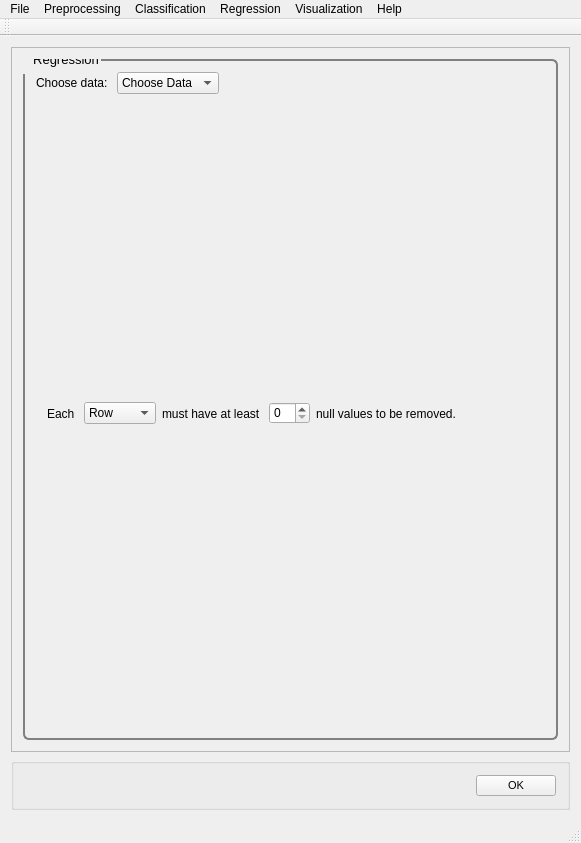
<?xml version="1.0" encoding="UTF-8"?>
<ui version="4.0">
 <class>MainWindow</class>
 <widget class="QMainWindow" name="MainWindow">
  <property name="geometry">
   <rect>
    <x>0</x>
    <y>0</y>
    <width>581</width>
    <height>843</height>
   </rect>
  </property>
  <property name="windowTitle">
   <string>PYSAT</string>
  </property>
  <widget class="QWidget" name="centralWidget">
   <layout class="QVBoxLayout" name="verticalLayout_9">
    <item>
     <widget class="QScrollArea" name="scrollArea">
      <property name="widgetResizable">
       <bool>true</bool>
      </property>
      <widget class="QWidget" name="scrollAreaWidgetContents_2">
       <property name="geometry">
        <rect>
         <x>0</x>
         <y>0</y>
         <width>557</width>
         <height>695</height>
        </rect>
       </property>
       <property name="font">
        <font>
         <pointsize>8</pointsize>
        </font>
       </property>
       <property name="styleSheet">
        <string notr="true">QGroupBox {
  border: 2px solid gray;
  border-radius: 6px;
  margin-top: 0.5em;
}

QGroupBox::title {

  padding-top: -14px;
  padding-left: 8px;
}
</string>
       </property>
       <layout class="QVBoxLayout" name="verticalLayout_8">
        <item>
         <widget class="QGroupBox" name="removenull">
          <property name="font">
           <font>
            <pointsize>10</pointsize>
           </font>
          </property>
          <property name="title">
           <string>Regression</string>
          </property>
          <layout class="QVBoxLayout" name="verticalLayout">
           <item>
            <layout class="QVBoxLayout" name="removenull_vlayout">
             <item>
              <layout class="QHBoxLayout" name="removenull_choosedata_hlayout">
               <item>
                <widget class="QLabel" name="removenull_choosedata_label">
                 <property name="text">
                  <string>Choose data: </string>
                 </property>
                </widget>
               </item>
               <item>
                <widget class="QComboBox" name="removenull_choosedata">
                 <property name="iconSize">
                  <size>
                   <width>50</width>
                   <height>20</height>
                  </size>
                 </property>
                 <item>
                  <property name="text">
                   <string>Choose Data</string>
                  </property>
                 </item>
                 <item>
                  <property name="text">
                   <string>Known Data</string>
                  </property>
                 </item>
                </widget>
               </item>
               <item>
                <spacer name="removenull_choosedata_spacer">
                 <property name="orientation">
                  <enum>Qt::Horizontal</enum>
                 </property>
                 <property name="sizeHint" stdset="0">
                  <size>
                   <width>40</width>
                   <height>20</height>
                  </size>
                 </property>
                </spacer>
               </item>
              </layout>
             </item>
             <item>
              <widget class="QWidget" name="removenull_widget" native="true">
               <property name="minimumSize">
                <size>
                 <width>0</width>
                 <height>0</height>
                </size>
               </property>
               <layout class="QHBoxLayout" name="horizontalLayout_2">
                <item>
                 <widget class="QLabel" name="start_of_sentence">
                  <property name="text">
                   <string>Each </string>
                  </property>
                 </widget>
                </item>
                <item>
                 <widget class="QComboBox" name="rowcol_comboBox">
                  <item>
                   <property name="text">
                    <string>Row</string>
                   </property>
                  </item>
                  <item>
                   <property name="text">
                    <string>Column</string>
                   </property>
                  </item>
                 </widget>
                </item>
                <item>
                 <widget class="QLabel" name="middle_of_sentence">
                  <property name="text">
                   <string>must have at least </string>
                  </property>
                 </widget>
                </item>
                <item>
                 <widget class="QSpinBox" name="removenull_spinbox"/>
                </item>
                <item>
                 <widget class="QLabel" name="end_of_sentence">
                  <property name="text">
                   <string>null values to be removed.</string>
                  </property>
                 </widget>
                </item>
                <item>
                 <spacer name="removenull_spacer">
                  <property name="orientation">
                   <enum>Qt::Horizontal</enum>
                  </property>
                  <property name="sizeHint" stdset="0">
                   <size>
                    <width>40</width>
                    <height>20</height>
                   </size>
                  </property>
                 </spacer>
                </item>
               </layout>
              </widget>
             </item>
            </layout>
           </item>
          </layout>
         </widget>
        </item>
       </layout>
      </widget>
     </widget>
    </item>
    <item>
     <widget class="QGroupBox" name="OK">
      <layout class="QHBoxLayout" name="ok">
       <item>
        <spacer name="horizontalSpacer_5">
         <property name="orientation">
          <enum>Qt::Horizontal</enum>
         </property>
         <property name="sizeHint" stdset="0">
          <size>
           <width>40</width>
           <height>20</height>
          </size>
         </property>
        </spacer>
       </item>
       <item>
        <widget class="QPushButton" name="okButton">
         <property name="font">
          <font>
           <pointsize>8</pointsize>
          </font>
         </property>
         <property name="mouseTracking">
          <bool>false</bool>
         </property>
         <property name="text">
          <string>OK</string>
         </property>
        </widget>
       </item>
      </layout>
     </widget>
    </item>
   </layout>
  </widget>
  <widget class="QToolBar" name="mainToolBar">
   <attribute name="toolBarArea">
    <enum>TopToolBarArea</enum>
   </attribute>
   <attribute name="toolBarBreak">
    <bool>false</bool>
   </attribute>
  </widget>
  <widget class="QStatusBar" name="statusBar"/>
  <widget class="QMenuBar" name="menuBar">
   <property name="geometry">
    <rect>
     <x>0</x>
     <y>0</y>
     <width>581</width>
     <height>26</height>
    </rect>
   </property>
   <widget class="QMenu" name="menuFile">
    <property name="title">
     <string>File</string>
    </property>
    <addaction name="actionLoad_Refence_Data"/>
    <addaction name="actionLoad_Unknown_Data"/>
    <addaction name="actionSet_output_location"/>
    <addaction name="separator"/>
    <addaction name="actionSave_Current_Plots"/>
    <addaction name="actionSave_Current_Data"/>
    <addaction name="separator"/>
    <addaction name="actionCreate_New_Workflow"/>
    <addaction name="actionSave_Current_Workflow"/>
    <addaction name="separator"/>
    <addaction name="actionExit"/>
   </widget>
   <widget class="QMenu" name="menuPreprocessing">
    <property name="title">
     <string>Preprocessing</string>
    </property>
    <widget class="QMenu" name="menuBaseline_Removal">
     <property name="title">
      <string>Baseline Removal</string>
     </property>
     <addaction name="actionALS"/>
     <addaction name="actionDietrich"/>
     <addaction name="actionPolyFit"/>
     <addaction name="actionAirPLS"/>
     <addaction name="actionFABC"/>
     <addaction name="actionKK"/>
     <addaction name="actionMario"/>
     <addaction name="actionMedian"/>
     <addaction name="actionRubberband"/>
     <addaction name="actionUndecimated_Wavelet"/>
    </widget>
    <widget class="QMenu" name="menuCalibration_Transfer">
     <property name="title">
      <string>Calibration Transfer</string>
     </property>
     <addaction name="actionRatio"/>
     <addaction name="actionTommy_s_Methgod"/>
     <addaction name="actionPiecewise_Direct_Standardization"/>
     <addaction name="actionOthers_3"/>
    </widget>
    <addaction name="actionNormalization"/>
    <addaction name="actionNoise_Reduction"/>
    <addaction name="actionApply_Mask"/>
    <addaction name="actionInterpolate"/>
    <addaction name="actionInstrument_Response"/>
    <addaction name="menuBaseline_Removal"/>
    <addaction name="menuCalibration_Transfer"/>
    <addaction name="actionICA_2"/>
    <addaction name="actionPCA_2"/>
   </widget>
   <widget class="QMenu" name="menuRegression">
    <property name="title">
     <string>Regression</string>
    </property>
    <addaction name="actionCross_Validation"/>
    <addaction name="actionTrain"/>
    <addaction name="actionPredict"/>
    <addaction name="actionCreate_N_Folds"/>
    <addaction name="actionCreate_Test_Folds"/>
    <addaction name="actionSubmodel_Ranges"/>
   </widget>
   <widget class="QMenu" name="menuHelp">
    <property name="title">
     <string>Help</string>
    </property>
    <addaction name="actionIndex"/>
    <addaction name="actionContent_2"/>
    <addaction name="separator"/>
    <addaction name="actionAbout"/>
    <addaction name="actionAbout_QtCreator"/>
   </widget>
   <widget class="QMenu" name="menuClassification">
    <property name="title">
     <string>Classification</string>
    </property>
    <widget class="QMenu" name="menuSupervised">
     <property name="title">
      <string>Supervised</string>
     </property>
     <addaction name="actionPLS_DA"/>
     <addaction name="actionSIMCA"/>
    </widget>
    <widget class="QMenu" name="menuClustering">
     <property name="title">
      <string>Clustering</string>
     </property>
     <addaction name="actionK_means"/>
     <addaction name="actionHierarchical_2"/>
    </widget>
    <addaction name="menuSupervised"/>
    <addaction name="menuClustering"/>
   </widget>
   <widget class="QMenu" name="menuVisualization">
    <property name="title">
     <string>Visualization</string>
    </property>
    <addaction name="actionLine_Plot"/>
    <addaction name="action1_to_1_Plot"/>
    <addaction name="actionScatter_Plot"/>
   </widget>
   <addaction name="menuFile"/>
   <addaction name="menuPreprocessing"/>
   <addaction name="menuClassification"/>
   <addaction name="menuRegression"/>
   <addaction name="menuVisualization"/>
   <addaction name="menuHelp"/>
  </widget>
  <action name="actionLoad_Refence_Data">
   <property name="text">
    <string>Load Refence Data</string>
   </property>
  </action>
  <action name="actionLoad_Unknown_Data">
   <property name="text">
    <string>Load Unknown Data</string>
   </property>
  </action>
  <action name="actionSave_Current_Workflow">
   <property name="text">
    <string>Save Current Workflow</string>
   </property>
  </action>
  <action name="actionSave_Current_Plots">
   <property name="text">
    <string>Save Current Plots</string>
   </property>
  </action>
  <action name="actionSave_Current_Data">
   <property name="text">
    <string>Save Current Data</string>
   </property>
  </action>
  <action name="actionCreate_New_Workflow">
   <property name="text">
    <string>Create New Workflow</string>
   </property>
  </action>
  <action name="actionNoise_Reduction">
   <property name="text">
    <string>Noise Reduction</string>
   </property>
  </action>
  <action name="actionApply_Mask">
   <property name="text">
    <string>Apply Mask</string>
   </property>
  </action>
  <action name="actionInterpolate">
   <property name="text">
    <string>Interpolate (unknown to known)</string>
   </property>
  </action>
  <action name="actionInstrument_Response">
   <property name="text">
    <string>Instrument Response</string>
   </property>
  </action>
  <action name="actionALS">
   <property name="text">
    <string>ALS</string>
   </property>
  </action>
  <action name="actionDietrich">
   <property name="text">
    <string>Dietrich</string>
   </property>
  </action>
  <action name="actionPolyFit">
   <property name="text">
    <string>PolyFit</string>
   </property>
  </action>
  <action name="actionAirPLS">
   <property name="text">
    <string>AirPLS</string>
   </property>
  </action>
  <action name="actionFABC">
   <property name="text">
    <string>FABC</string>
   </property>
  </action>
  <action name="actionKK">
   <property name="text">
    <string>KK</string>
   </property>
  </action>
  <action name="actionMario">
   <property name="text">
    <string>Mario</string>
   </property>
  </action>
  <action name="actionMedian">
   <property name="text">
    <string>Median</string>
   </property>
  </action>
  <action name="actionRubberband">
   <property name="text">
    <string>Rubberband</string>
   </property>
  </action>
  <action name="actionUndecimated_Wavelet">
   <property name="text">
    <string>Undecimated Wavelet</string>
   </property>
  </action>
  <action name="actionRatio">
   <property name="text">
    <string>Ratio</string>
   </property>
  </action>
  <action name="actionTommy_s_Methgod">
   <property name="text">
    <string>Tommy's Method</string>
   </property>
  </action>
  <action name="actionPiecewise_Direct_Standardization">
   <property name="text">
    <string>Piecewise Direct Standardization</string>
   </property>
  </action>
  <action name="actionPCA">
   <property name="text">
    <string>PCA</string>
   </property>
  </action>
  <action name="actionICA">
   <property name="text">
    <string>ICA</string>
   </property>
  </action>
  <action name="actionK_Means">
   <property name="text">
    <string>K-Means</string>
   </property>
  </action>
  <action name="actionHierarchical">
   <property name="text">
    <string>Hierarchical</string>
   </property>
  </action>
  <action name="actionOthers">
   <property name="text">
    <string>Others...</string>
   </property>
  </action>
  <action name="actionOthers_2">
   <property name="text">
    <string>Others...</string>
   </property>
  </action>
  <action name="actionOthers_3">
   <property name="text">
    <string>Others...</string>
   </property>
  </action>
  <action name="actionPLS">
   <property name="text">
    <string>PLS</string>
   </property>
  </action>
  <action name="actionSM_PLS">
   <property name="text">
    <string>SM-PLS</string>
   </property>
  </action>
  <action name="actionICA_Regression">
   <property name="text">
    <string>ICA Regression</string>
   </property>
  </action>
  <action name="actionGaussian_Process">
   <property name="text">
    <string>Gaussian Process</string>
   </property>
  </action>
  <action name="actionMLP">
   <property name="text">
    <string>MLP</string>
   </property>
  </action>
  <action name="actionSVM">
   <property name="text">
    <string>SVM</string>
   </property>
  </action>
  <action name="actionOthers_4">
   <property name="text">
    <string>Others...</string>
   </property>
  </action>
  <action name="actionOthers_5">
   <property name="text">
    <string>Others...</string>
   </property>
  </action>
  <action name="actionIndex">
   <property name="text">
    <string>Index</string>
   </property>
  </action>
  <action name="actionContent_2">
   <property name="text">
    <string>Content</string>
   </property>
  </action>
  <action name="actionAbout">
   <property name="text">
    <string>About...</string>
   </property>
  </action>
  <action name="actionAbout_QtCreator">
   <property name="text">
    <string>About Qt...</string>
   </property>
  </action>
  <action name="actionExit">
   <property name="text">
    <string>Exit</string>
   </property>
  </action>
  <action name="actionNormalization">
   <property name="text">
    <string>Normalization</string>
   </property>
  </action>
  <action name="actionICA_2">
   <property name="text">
    <string>ICA</string>
   </property>
  </action>
  <action name="actionPCA_2">
   <property name="text">
    <string>PCA</string>
   </property>
  </action>
  <action name="actionPLS_DA">
   <property name="text">
    <string>PLS-DA</string>
   </property>
  </action>
  <action name="actionSIMCA">
   <property name="text">
    <string>SIMCA</string>
   </property>
  </action>
  <action name="actionK_means">
   <property name="text">
    <string>K-means</string>
   </property>
  </action>
  <action name="actionHierarchical_2">
   <property name="text">
    <string>Hierarchical</string>
   </property>
  </action>
  <action name="actionCross_Validation">
   <property name="text">
    <string>Cross Validation</string>
   </property>
  </action>
  <action name="actionTrain">
   <property name="text">
    <string>Train</string>
   </property>
  </action>
  <action name="actionPredict">
   <property name="text">
    <string>Predict</string>
   </property>
  </action>
  <action name="actionLine_Plot">
   <property name="text">
    <string>Line Plot</string>
   </property>
  </action>
  <action name="action1_to_1_Plot">
   <property name="text">
    <string>1 to 1 Plot</string>
   </property>
  </action>
  <action name="actionScatter_Plot">
   <property name="text">
    <string>Scatter Plot</string>
   </property>
  </action>
  <action name="actionSet_output_location">
   <property name="text">
    <string>Output Location</string>
   </property>
  </action>
  <action name="actionCreate_N_Folds">
   <property name="text">
    <string>Create N Folds</string>
   </property>
  </action>
  <action name="actionCreate_Test_Folds">
   <property name="text">
    <string>Create Test Folds</string>
   </property>
  </action>
  <action name="actionSubmodel_Ranges">
   <property name="text">
    <string>Submodel Ranges</string>
   </property>
  </action>
 </widget>
 <layoutdefault spacing="6" margin="11"/>
 <resources/>
 <connections/>
</ui>
